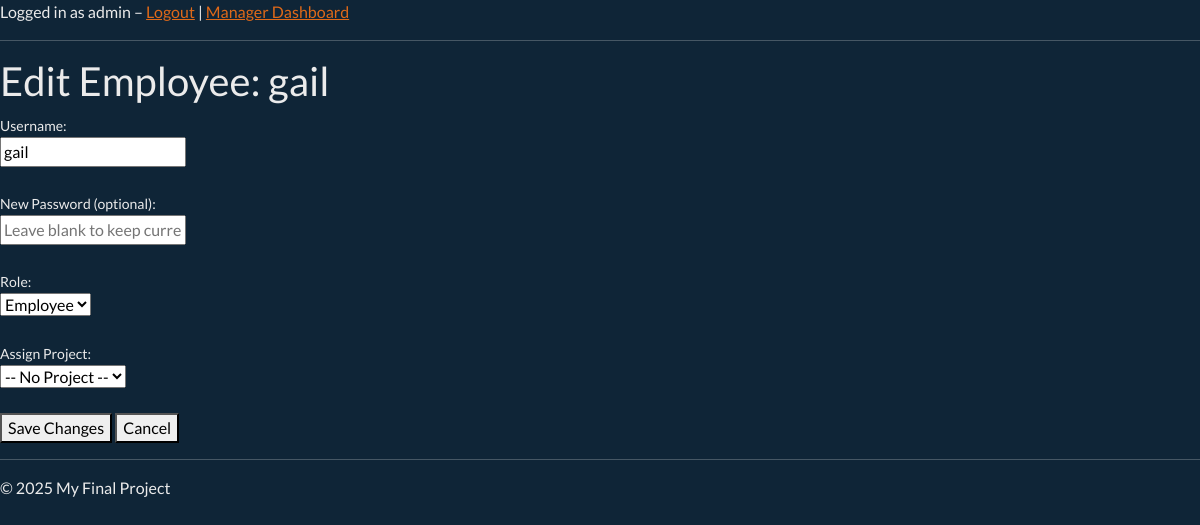
Page /manager/edit-employee/4 (signed in) on the earlier database version.
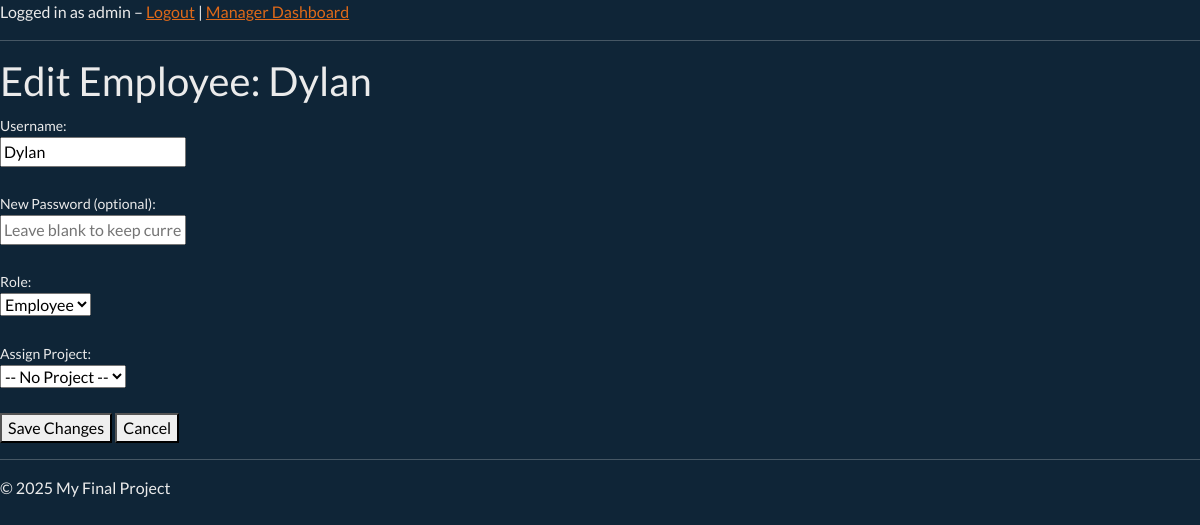
Same page on the later database version.
### app.py (models this page shows)
class User(db.Model):
    id = db.Column(db.Integer, primary_key=True)
    username = db.Column(db.String(150), unique=True, nullable=False)
    password = db.Column(db.String(150), nullable=False)
    role = db.Column(db.String(50), nullable=False, default="employee")
    first_name = db.Column(db.String(100), nullable=True)
    last_name = db.Column(db.String(100), nullable=True)
    phone = db.Column(db.String(50), nullable=True)
    address = db.Column(db.String(200), nullable=True)
    birthdate = db.Column(db.Date, nullable=True)
    hours_worked = db.Column(db.Float, default=0.0)
    projects = db.relationship(
        'Project',
        secondary=employee_projects,
        back_populates='users'
    )

### app.py (the view, shortened to what this page needs)
@app.route('/manager/edit-employee/<int:user_id>', methods=['GET','POST'])
@admin_required
def manager_edit_employee(user_id):
    emp = User.query.get_or_404(user_id)
    projects = Project.query.all()
    return render_template('manager_edit_employee.html', emp=emp, projects=projects)

### app.py (called while the page is built)
def admin_required(f):
    @wraps(f)
    def decorated_function(*args, **kwargs):
        if 'user_id' not in session or session.get('role') != 'admin':
            flash("Admin access required.", "danger")
            return redirect(url_for('login'))
        return f(*args, **kwargs)
    return decorated_function

@app.before_request
def setup():
    global app_initialized
    if not app_initialized:
        db.create_all()
        create_admin()
        app_initialized = True

### templates/manager_edit_employee.html (shortened to what this page needs)
{% extends "base.html" %}
{% block content %}
<h1>Edit Employee: {{ emp.username }}</h1>
<form method="POST">
    <label for="username">Username:</label><br>
    <input
        type="text"
        id="username"
        name="username"
        value="{{ emp.username }}"
        required
    >
    <br><br>
    <label for="password">New Password (optional):</label><br>
    <input
        type="password"
        id="password"
        name="password"
        placeholder="Leave blank to keep current password"
    >
    <br><br>
    <label for="role">Role:</label><br>
    <select id="role" name="role">
        <option
            value="employee"
            {% if emp.role == 'employee' %} selected {% endif %}
        >
            Employee
        </option>
    </select>
    <br><br>
    <label for="project_id">Assign Project:</label><br>
    <select id="project_id" name="project_id">
        <option value="None">-- No Project --</option>
    </select>
    <br><br>
    <button type="submit">Save Changes</button>
    <a href="{{ url_for('manager_dashboard') }}">
        <button type="button">Cancel</button>
    </a>
</form>
{% endblock %}

Differences in the rows shown:
changed User "Employee": username "gail" → "Dylan"
